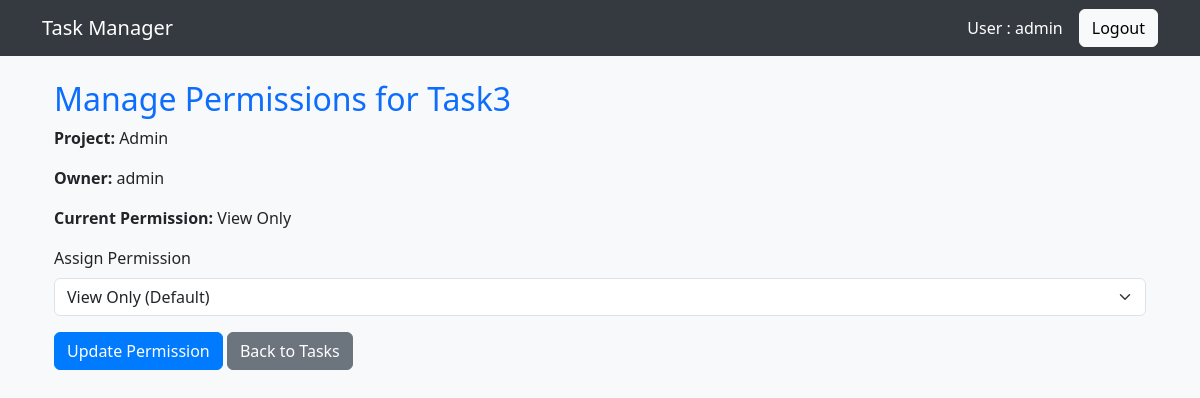
The page /tasks/3/permissions/ (signed in) on the database its author committed.
### user/models.py (models this page shows, shortened)
class Task(models.Model):
    PRIORITY_CHOICES = [
        ('Low', 'Low'),
        ('Medium', 'Medium'),
        ('High', 'High'),
    ]
    STATUS_CHOICES = [
        ('Pending', 'Pending'),
        ('In Progress', 'In Progress'),
        ('Completed', 'Completed'),
    ]
    title = models.CharField(max_length=255)
    description = models.TextField(default="No description provided")
    due_date = models.DateField(default=date.today)
    priority = models.CharField(max_length=10, choices=PRIORITY_CHOICES, default='Medium')
    status = models.CharField(max_length=15, choices=STATUS_CHOICES, default='Pending')
    user = models.ForeignKey(User, on_delete=models.CASCADE)
    project = models.ForeignKey(Project, on_delete=models.CASCADE, related_name='tasks', null=True, blank=True)
    created_date = models.DateTimeField(auto_now_add=True)
    updated_date = models.DateTimeField(auto_now=True)
    class Meta:
        ordering = ['due_date', 'priority']

class Project(models.Model):
    name = models.CharField(max_length=200)
    description = models.TextField(null=True, blank=True)
    created_date = models.DateTimeField(auto_now_add=True)
    user = models.ForeignKey(User, on_delete=models.CASCADE)
    class Meta:
        ordering = ['name']

### user/views.py (the view, shortened to what this page needs)
# urls.py: path('tasks/<int:task_id>/permissions/', views.manage_task_permissions, name='manage_task_permissions'),
@login_required
@user_passes_test(is_admin)
def manage_task_permissions(request, task_id):
    task = get_object_or_404(Task, id=task_id)
    user = task.user  # Automatically set to the task owner
    try:
        current_permission = TaskPermission.objects.get(user=user, task=task).permission_type
    except TaskPermission.DoesNotExist:
        current_permission = 'view'  # Default for owner
    return render(request, 'manage_permissions.html', {
        'task': task,
        'project_name': task.project.name,
        'current_permission': current_permission
    })

### user/views.py (called while the page is built)
def is_admin(user):
    return user.is_superuser

### templates/manage_permissions.html (shortened to what this page needs)
{% extends "base.html" %}
{% block content %}
<div class="container">
    <h2 class="text-primary">Manage Permissions for {{ task.title }}</h2>
    <p><strong>Project:</strong> {{ project_name }}</p>
    <p><strong>Owner:</strong> {{ task.user.username }}</p>
    <p><strong>Current Permission:</strong>
        {% if current_permission == 'view' %}View Only
        {% elif current_permission == 'edit' %}View + Edit
        {% elif current_permission == 'delete' %}View + Edit + Delete{% endif %}
    </p>
    <form method="post">
        <div class="mb-3">
            <label for="permission_type" class="form-label">Assign Permission</label>
            <select class="form-select" id="permission_type" name="permission_type">
                <option value="" {% if not current_permission or current_permission == 'view' %}selected{% endif %}>View Only (Default)</option>
            </select>
        </div>
        <button type="submit" class="btn btn-primary">Update Permission</button>
        <a href="{% url 'task_list' %}" class="btn btn-secondary">Back to Tasks</a>
    </form>
</div>
{% endblock %}

### templates/base.html (shortened to what this page needs)
<!DOCTYPE html>
<html lang="en">
<head>
    <link rel="stylesheet" href="https://cdn.jsdelivr.net/npm/bootstrap@5.3.0/dist/css/bootstrap.min.css">
</head>
<body>
    <nav class="navbar navbar-expand-lg">
        <div class="container">
            <a class="navbar-brand" href="{% url 'landing_page' %}">Task Manager</a>
            <div class="d-flex align-items-center">
                {% if user.is_authenticated %}
                    <span class="navbar-text me-3">User : {{ user.username }}</span>
                    <a class="btn btn-light" href="{% url 'logout' %}">Logout</a>
                {% else %}
                    <a class="btn btn-light me-2" href="{% url 'login' %}">Login</a>
                    <a class="btn btn-light" href="{% url 'register' %}">Register</a>
                {% endif %}
            </div>
        </div>
    </nav>
    <div class="container mt-4">
        {% block content %}
        {% endblock %}
    </div>
</body>
</html>

### templates/base.html (style rules this page uses)
body { background-color: #f8f9fa; }
.navbar { background-color: #343a40; }
.navbar-brand, .navbar-text { color: white !important; }
.btn-primary { background-color: #007bff; border-color: #007bff; }

### rows shown on the page
Task: title "Task3", user.username "admin"
Project: name "Admin"

### other values the page prints
{{ user.username }} "admin"
